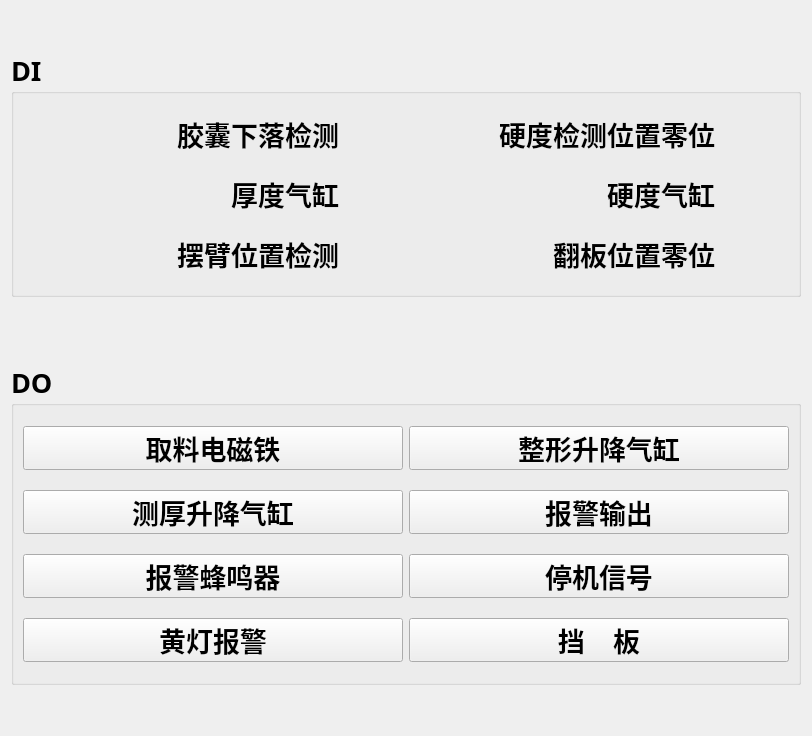
       <widget class="QWidget" name="tab">
        <attribute name="title">
         <string/>
        </attribute>
        <layout class="QVBoxLayout" name="verticalLayout_7">
         <item>
          <spacer name="verticalSpacer_10">
           <property name="orientation">
            <enum>Qt::Vertical</enum>
           </property>
           <property name="sizeHint" stdset="0">
            <size>
             <width>20</width>
             <height>40</height>
            </size>
           </property>
          </spacer>
         </item>
         <item>
          <widget class="QGroupBox" name="groupBox">
           <property name="font">
            <font>
             <family>楷体</family>
             <pointsize>20</pointsize>
             <weight>75</weight>
             <bold>true</bold>
            </font>
           </property>
           <property name="title">
            <string>DI</string>
           </property>
           <layout class="QGridLayout" name="gridLayout_11" columnstretch="5,1,5,1" columnminimumwidth="5,1,5,1">
            <property name="topMargin">
             <number>20</number>
            </property>
            <property name="bottomMargin">
             <number>20</number>
            </property>
            <property name="verticalSpacing">
             <number>20</number>
            </property>
            <item row="0" column="0">
             <widget class="QLabel" name="label_40">
              <property name="minimumSize">
               <size>
                <width>300</width>
                <height>0</height>
               </size>
              </property>
              <property name="maximumSize">
               <size>
                <width>300</width>
                <height>16777215</height>
               </size>
              </property>
              <property name="font">
               <font>
                <family>楷体</family>
                <pointsize>20</pointsize>
                <weight>75</weight>
                <bold>true</bold>
               </font>
              </property>
              <property name="text">
               <string>胶囊下落检测</string>
              </property>
              <property name="alignment">
               <set>Qt::AlignRight|Qt::AlignTrailing|Qt::AlignVCenter</set>
              </property>
             </widget>
            </item>
            <item row="0" column="1">
             <widget class="QLabel" name="lb_00">
              <property name="minimumSize">
               <size>
                <width>32</width>
                <height>32</height>
               </size>
              </property>
              <property name="maximumSize">
               <size>
                <width>32</width>
                <height>32</height>
               </size>
              </property>
              <property name="text">
               <string/>
              </property>
              <property name="pixmap">
               <pixmap>C:/Users/33741/Desktop/QtConsoleApplication1/QtClassLibrary1/ico/redLed.png</pixmap>
              </property>
             </widget>
            </item>
            <item row="0" column="2">
             <widget class="QLabel" name="label_46">
              <property name="minimumSize">
               <size>
                <width>300</width>
                <height>0</height>
               </size>
              </property>
              <property name="maximumSize">
               <size>
                <width>300</width>
                <height>16777215</height>
               </size>
              </property>
              <property name="font">
               <font>
                <family>楷体</family>
                <pointsize>20</pointsize>
                <weight>75</weight>
                <bold>true</bold>
               </font>
              </property>
              <property name="text">
               <string>硬度检测位置零位</string>
              </property>
              <property name="alignment">
               <set>Qt::AlignRight|Qt::AlignTrailing|Qt::AlignVCenter</set>
              </property>
             </widget>
            </item>
            <item row="0" column="3">
             <widget class="QLabel" name="lb_10">
              <property name="minimumSize">
               <size>
                <width>32</width>
                <height>32</height>
               </size>
              </property>
              <property name="maximumSize">
               <size>
                <width>32</width>
                <height>32</height>
               </size>
              </property>
              <property name="text">
               <string/>
              </property>
              <property name="pixmap">
               <pixmap>C:/Users/33741/Desktop/QtConsoleApplication1/QtClassLibrary1/ico/redLed.png</pixmap>
              </property>
             </widget>
            </item>
            <item row="1" column="0">
             <widget class="QLabel" name="label_30">
              <property name="minimumSize">
               <size>
                <width>300</width>
                <height>0</height>
               </size>
              </property>
              <property name="maximumSize">
               <size>
                <width>300</width>
                <height>16777215</height>
               </size>
              </property>
              <property name="font">
               <font>
                <family>楷体</family>
                <pointsize>20</pointsize>
                <weight>75</weight>
                <bold>true</bold>
               </font>
              </property>
              <property name="text">
               <string>厚度气缸</string>
              </property>
              <property name="alignment">
               <set>Qt::AlignRight|Qt::AlignTrailing|Qt::AlignVCenter</set>
              </property>
             </widget>
            </item>
            <item row="1" column="1">
             <widget class="QLabel" name="lb_20">
              <property name="minimumSize">
               <size>
                <width>32</width>
                <height>32</height>
               </size>
              </property>
              <property name="maximumSize">
               <size>
                <width>32</width>
                <height>32</height>
               </size>
              </property>
              <property name="text">
               <string/>
              </property>
              <property name="pixmap">
               <pixmap>C:/Users/33741/Desktop/QtConsoleApplication1/QtClassLibrary1/ico/redLed.png</pixmap>
              </property>
             </widget>
            </item>
            <item row="1" column="2">
             <widget class="QLabel" name="label_71">
              <property name="minimumSize">
               <size>
                <width>300</width>
                <height>0</height>
               </size>
              </property>
              <property name="maximumSize">
               <size>
                <width>300</width>
                <height>16777215</height>
               </size>
              </property>
              <property name="font">
               <font>
                <family>楷体</family>
                <pointsize>20</pointsize>
                <weight>75</weight>
                <bold>true</bold>
               </font>
              </property>
              <property name="text">
               <string>硬度气缸</string>
              </property>
              <property name="alignment">
               <set>Qt::AlignRight|Qt::AlignTrailing|Qt::AlignVCenter</set>
              </property>
             </widget>
            </item>
            <item row="1" column="3">
             <widget class="QLabel" name="lb_30">
              <property name="minimumSize">
               <size>
                <width>32</width>
                <height>32</height>
               </size>
              </property>
              <property name="maximumSize">
               <size>
                <width>32</width>
                <height>32</height>
               </size>
              </property>
              <property name="text">
               <string/>
              </property>
              <property name="pixmap">
               <pixmap>C:/Users/33741/Desktop/QtConsoleApplication1/QtClassLibrary1/ico/redLed.png</pixmap>
              </property>
             </widget>
            </item>
            <item row="2" column="0">
             <widget class="QLabel" name="label_64">
              <property name="minimumSize">
               <size>
                <width>300</width>
                <height>0</height>
               </size>
              </property>
              <property name="maximumSize">
               <size>
                <width>300</width>
                <height>16777215</height>
               </size>
              </property>
              <property name="font">
               <font>
                <family>楷体</family>
                <pointsize>20</pointsize>
                <weight>75</weight>
                <bold>true</bold>
               </font>
              </property>
              <property name="text">
               <string>摆臂位置检测</string>
              </property>
              <property name="alignment">
               <set>Qt::AlignRight|Qt::AlignTrailing|Qt::AlignVCenter</set>
              </property>
             </widget>
            </item>
            <item row="2" column="1">
             <widget class="QLabel" name="lb_40">
              <property name="minimumSize">
               <size>
                <width>32</width>
                <height>32</height>
               </size>
              </property>
              <property name="maximumSize">
               <size>
                <width>32</width>
                <height>32</height>
               </size>
              </property>
              <property name="text">
               <string/>
              </property>
              <property name="pixmap">
               <pixmap>C:/Users/33741/Desktop/QtConsoleApplication1/QtClassLibrary1/ico/redLed.png</pixmap>
              </property>
             </widget>
            </item>
            <item row="2" column="2">
             <widget class="QLabel" name="label_70">
              <property name="minimumSize">
               <size>
                <width>300</width>
                <height>0</height>
               </size>
              </property>
              <property name="maximumSize">
               <size>
                <width>300</width>
                <height>16777215</height>
               </size>
              </property>
              <property name="font">
               <font>
                <family>楷体</family>
                <pointsize>20</pointsize>
                <weight>75</weight>
                <bold>true</bold>
               </font>
              </property>
              <property name="text">
               <string>翻板位置零位</string>
              </property>
              <property name="alignment">
               <set>Qt::AlignRight|Qt::AlignTrailing|Qt::AlignVCenter</set>
              </property>
             </widget>
            </item>
            <item row="2" column="3">
             <widget class="QLabel" name="lb_60">
              <property name="minimumSize">
               <size>
                <width>32</width>
                <height>32</height>
               </size>
              </property>
              <property name="maximumSize">
               <size>
                <width>32</width>
                <height>32</height>
               </size>
              </property>
              <property name="text">
               <string/>
              </property>
              <property name="pixmap">
               <pixmap>C:/Users/33741/Desktop/QtConsoleApplication1/QtClassLibrary1/ico/redLed.png</pixmap>
              </property>
             </widget>
            </item>
           </layout>
          </widget>
         </item>
         <item>
          <widget class="QLabel" name="label_21">
           <property name="styleSheet">
            <string notr="true">font: 9pt &quot;Arial&quot;;</string>
           </property>
           <property name="text">
            <string/>
           </property>
          </widget>
         </item>
         <item>
          <spacer name="verticalSpacer_11">
           <property name="orientation">
            <enum>Qt::Vertical</enum>
           </property>
           <property name="sizeHint" stdset="0">
            <size>
             <width>20</width>
             <height>40</height>
            </size>
           </property>
          </spacer>
         </item>
         <item>
          <widget class="QGroupBox" name="groupBox_7">
           <property name="font">
            <font>
             <family>楷体</family>
             <pointsize>20</pointsize>
             <weight>75</weight>
             <bold>true</bold>
            </font>
           </property>
           <property name="title">
            <string>DO</string>
           </property>
           <layout class="QGridLayout" name="gridLayout_6" columnstretch="1,2">
            <property name="topMargin">
             <number>20</number>
            </property>
            <property name="bottomMargin">
             <number>20</number>
            </property>
            <property name="verticalSpacing">
             <number>20</number>
            </property>
            <item row="0" column="0">
             <widget class="QPushButton" name="pB_cmdCapGetcheckable">
              <property name="sizePolicy">
               <sizepolicy hsizetype="Expanding" vsizetype="Fixed">
                <horstretch>0</horstretch>
                <verstretch>0</verstretch>
               </sizepolicy>
              </property>
              <property name="minimumSize">
               <size>
                <width>380</width>
                <height>44</height>
               </size>
              </property>
              <property name="maximumSize">
               <size>
                <width>380</width>
                <height>44</height>
               </size>
              </property>
              <property name="font">
               <font>
                <family>楷体</family>
                <pointsize>20</pointsize>
                <weight>75</weight>
                <bold>true</bold>
               </font>
              </property>
              <property name="text">
               <string>取料电磁铁</string>
              </property>
              <property name="checkable">
               <bool>true</bool>
              </property>
             </widget>
            </item>
            <item row="3" column="1">
             <widget class="QPushButton" name="pB_cmdBafflecheckable">
              <property name="sizePolicy">
               <sizepolicy hsizetype="Expanding" vsizetype="Fixed">
                <horstretch>0</horstretch>
                <verstretch>0</verstretch>
               </sizepolicy>
              </property>
              <property name="minimumSize">
               <size>
                <width>380</width>
                <height>44</height>
               </size>
              </property>
              <property name="maximumSize">
               <size>
                <width>380</width>
                <height>44</height>
               </size>
              </property>
              <property name="font">
               <font>
                <family>楷体</family>
                <pointsize>20</pointsize>
                <weight>75</weight>
                <bold>true</bold>
               </font>
              </property>
              <property name="text">
               <string>挡    板</string>
              </property>
              <property name="checkable">
               <bool>true</bool>
              </property>
             </widget>
            </item>
            <item row="0" column="1">
             <widget class="QPushButton" name="pB_cmdCapTurnValvecheckable">
              <property name="sizePolicy">
               <sizepolicy hsizetype="Expanding" vsizetype="Fixed">
                <horstretch>0</horstretch>
                <verstretch>0</verstretch>
               </sizepolicy>
              </property>
              <property name="minimumSize">
               <size>
                <width>380</width>
                <height>44</height>
               </size>
              </property>
              <property name="maximumSize">
               <size>
                <width>380</width>
                <height>44</height>
               </size>
              </property>
              <property name="font">
               <font>
                <family>楷体</family>
                <pointsize>20</pointsize>
                <weight>75</weight>
                <bold>true</bold>
               </font>
              </property>
              <property name="text">
               <string>整形升降气缸</string>
              </property>
              <property name="checkable">
               <bool>true</bool>
              </property>
             </widget>
            </item>
            <item row="2" column="0">
             <widget class="QPushButton" name="pB_cmdAlarmOutcheckable">
              <property name="sizePolicy">
               <sizepolicy hsizetype="Expanding" vsizetype="Fixed">
                <horstretch>0</horstretch>
                <verstretch>0</verstretch>
               </sizepolicy>
              </property>
              <property name="minimumSize">
               <size>
                <width>380</width>
                <height>44</height>
               </size>
              </property>
              <property name="maximumSize">
               <size>
                <width>380</width>
                <height>44</height>
               </size>
              </property>
              <property name="font">
               <font>
                <family>楷体</family>
                <pointsize>20</pointsize>
                <weight>75</weight>
                <bold>true</bold>
               </font>
              </property>
              <property name="text">
               <string>报警蜂鸣器</string>
              </property>
              <property name="checkable">
               <bool>true</bool>
              </property>
             </widget>
            </item>
            <item row="2" column="1">
             <widget class="QPushButton" name="pB_cmdStopSignal">
              <property name="sizePolicy">
               <sizepolicy hsizetype="Expanding" vsizetype="Fixed">
                <horstretch>0</horstretch>
                <verstretch>0</verstretch>
               </sizepolicy>
              </property>
              <property name="minimumSize">
               <size>
                <width>380</width>
                <height>44</height>
               </size>
              </property>
              <property name="maximumSize">
               <size>
                <width>380</width>
                <height>44</height>
               </size>
              </property>
              <property name="font">
               <font>
                <family>楷体</family>
                <pointsize>20</pointsize>
                <weight>75</weight>
                <bold>true</bold>
               </font>
              </property>
              <property name="text">
               <string>停机信号</string>
              </property>
              <property name="checkable">
               <bool>true</bool>
              </property>
             </widget>
            </item>
            <item row="3" column="0">
             <widget class="QPushButton" name="pB_cmdYellowAlarmoutcheckable">
              <property name="sizePolicy">
               <sizepolicy hsizetype="Expanding" vsizetype="Fixed">
                <horstretch>0</horstretch>
                <verstretch>0</verstretch>
               </sizepolicy>
              </property>
              <property name="minimumSize">
               <size>
                <width>380</width>
                <height>44</height>
               </size>
              </property>
              <property name="maximumSize">
               <size>
                <width>380</width>
                <height>44</height>
               </size>
              </property>
              <property name="font">
               <font>
                <family>楷体</family>
                <pointsize>20</pointsize>
                <weight>75</weight>
                <bold>true</bold>
               </font>
              </property>
              <property name="text">
               <string>黄灯报警</string>
              </property>
              <property name="checkable">
               <bool>true</bool>
              </property>
             </widget>
            </item>
            <item row="1" column="0">
             <widget class="QPushButton" name="pB_cmdCapThickValvecheckable">
              <property name="sizePolicy">
               <sizepolicy hsizetype="Expanding" vsizetype="Fixed">
                <horstretch>0</horstretch>
                <verstretch>0</verstretch>
               </sizepolicy>
              </property>
              <property name="minimumSize">
               <size>
                <width>380</width>
                <height>44</height>
               </size>
              </property>
              <property name="maximumSize">
               <size>
                <width>380</width>
                <height>44</height>
               </size>
              </property>
              <property name="font">
               <font>
                <family>楷体</family>
                <pointsize>20</pointsize>
                <weight>75</weight>
                <bold>true</bold>
               </font>
              </property>
              <property name="text">
               <string>测厚升降气缸</string>
              </property>
              <property name="checkable">
               <bool>true</bool>
              </property>
             </widget>
            </item>
            <item row="1" column="1">
             <widget class="QPushButton" name="pB_cmdAlarmSignal">
              <property name="sizePolicy">
               <sizepolicy hsizetype="Expanding" vsizetype="Fixed">
                <horstretch>0</horstretch>
                <verstretch>0</verstretch>
               </sizepolicy>
              </property>
              <property name="minimumSize">
               <size>
                <width>380</width>
                <height>44</height>
               </size>
              </property>
              <property name="maximumSize">
               <size>
                <width>380</width>
                <height>44</height>
               </size>
              </property>
              <property name="font">
               <font>
                <family>楷体</family>
                <pointsize>20</pointsize>
                <weight>75</weight>
                <bold>true</bold>
               </font>
              </property>
              <property name="text">
               <string>报警输出</string>
              </property>
              <property name="checkable">
               <bool>true</bool>
              </property>
             </widget>
            </item>
           </layout>
          </widget>
         </item>
         <item>
          <spacer name="verticalSpacer_18">
           <property name="orientation">
            <enum>Qt::Vertical</enum>
           </property>
           <property name="sizeHint" stdset="0">
            <size>
             <width>20</width>
             <height>40</height>
            </size>
           </property>
          </spacer>
         </item>
        </layout>
       </widget>
